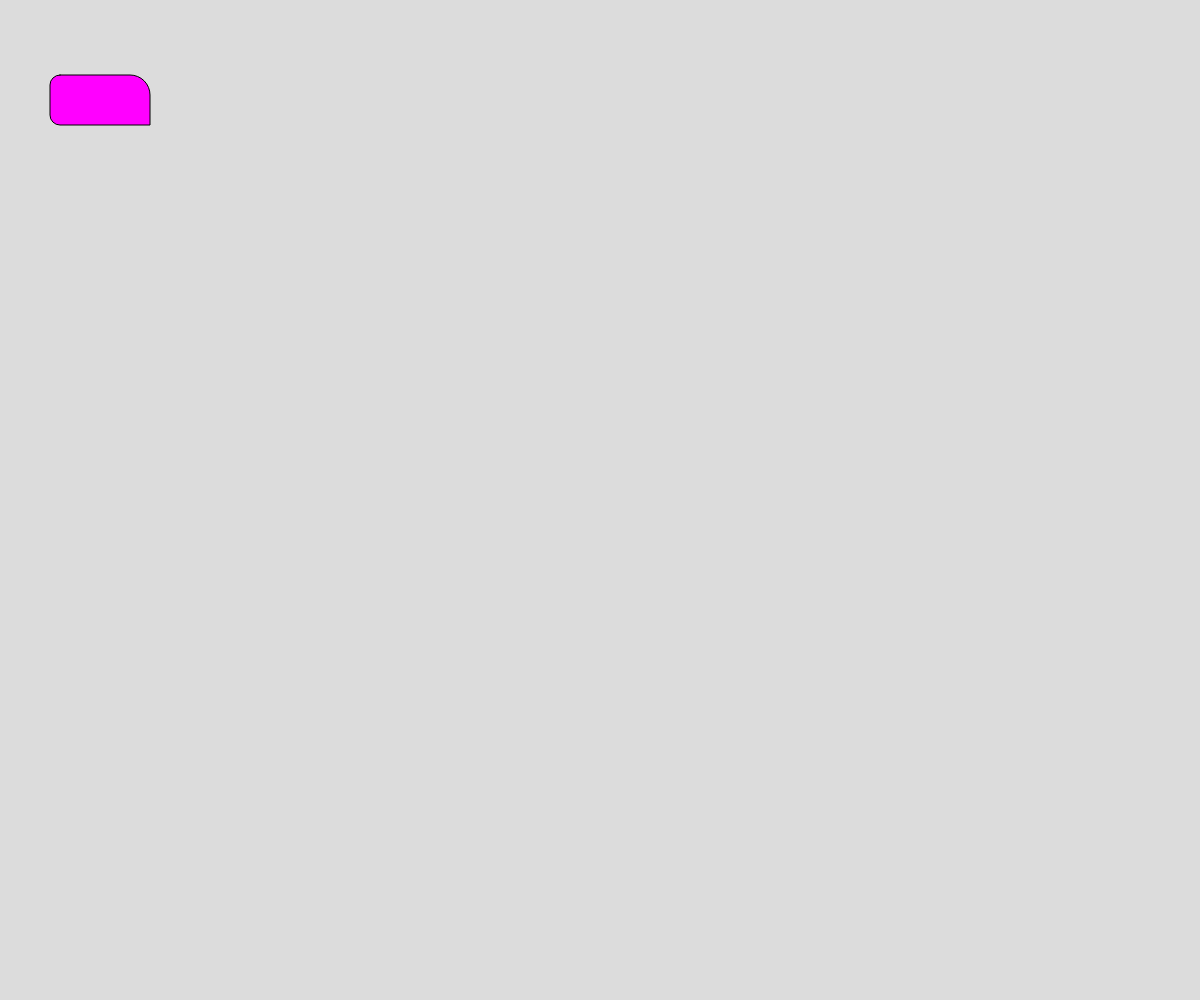
Frame 1 (no input)
Frame 60 (no input): identical to frame 1, image omitted
Frame 120 (the mouse pressed at the canvas centre since frame 60): identical to frame 1, image omitted

The p5.js sketch that drew this single still picture (run headless with seeded random() and noise() and a simulated clock; from frame 60 on, the mouse is pressed at the canvas centre):

// p5.js sketch
// ── sketch.js
// Drawing Challenge
// Alaxandre Chalifour
// 9/13/2024
//

let rX = 100;   let rY = 100;

function setup() {
  createCanvas(windowWidth, windowHeight);
  rectMode(CENTER);
}

function draw() {
  background(220);
  //moving rectangle
  if(keyIsPressed && key==="a"){
    rY += 2;
    if (rY > height) rY = 0;
  }

  fill("magenta");
  rect(rX, rY, 100, 50, 10, 20, 0, 10);
}

function keyPressed(){
  //don't call this function
  //it runs automatically
  if(KeyCode === DOWN_ARROW){
    rY += 50;
  } //40 - DOWN
}
